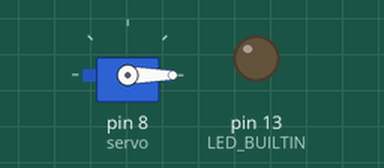
Bench run of a sketch on a simulated Arduino Uno, built with avr-gcc and run on an emulated ATmega328P. On the bench: servo, output pins drawn as LEDs (lit = HIGH).

Above: at 0.4 s.
At 10.3 s:
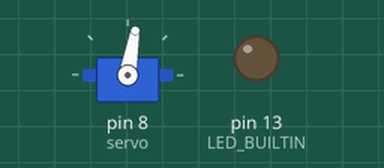
At 20.3 s:
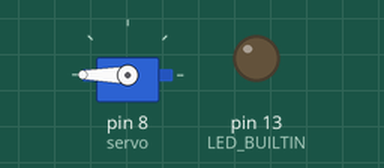
At 39.0 s:
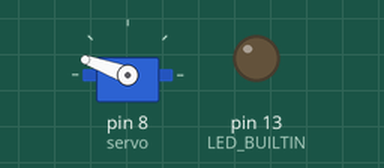
Timing chart, 0 to 40.0 s (numbered marks = the images above):
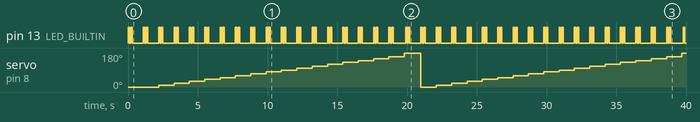

Measured:
- by itself, pin 13 (LED_BUILTIN): repeats every 1.1 s: LOW 0.10 s, HIGH 0.10 s, LOW 0.80 s, HIGH 0.10 s
- by itself, servo on pin 8 (servo): 0° → 10° at 2.2 s, → 20° 1.1 s later, → 30° 1.1 s later, → 40° 1.1 s later, … (35 changes in this stretch)

The sketch:

nomnom-yeeter.ino
```cpp
/**
 * NomNom Yeeter 5000
 * The pet food dispenser your cat dreams of.
 *
 * Microcontroller: Arduino UNO R3
 */

#include <Servo.h>

#define SERVO_ANGLE_MAX 180
#define SERVO_ANGLE_MIN 0


static Servo servo;
static int servo_angle = SERVO_ANGLE_MIN;

/**
 * @brief   Blink on board LED in a custom heartbeat pattern.
 * @param   none
 * @return: none
 */
static void blink() {
  digitalWrite(LED_BUILTIN, HIGH);
  delay(100);
  digitalWrite(LED_BUILTIN, LOW);
  delay(100);
  digitalWrite(LED_BUILTIN, HIGH);
  delay(100);
  digitalWrite(LED_BUILTIN, LOW);
  delay(800);
}

/**
 * @brief  Moves the servo angle from SERVO_ANGLE_MIN to
 *         SERVO_ANGLE_MAX in 10 degree increments. Angles
 *         greater than the max roll over to the min.
 * @param  None
 * @return none
 */
static void write_servo() {
  servo.write(servo_angle);
  servo_angle += 10;

  if (servo_angle >= SERVO_ANGLE_MAX) {
    servo.write(SERVO_ANGLE_MAX);
    /* Give time to move servo back to min angle */
    delay(100);
    servo_angle = SERVO_ANGLE_MIN;
  }
}

/**
 * Arduino supplied intialization function.
 */
static void setup() {
  /* Initialize on board LED */
  pinMode(LED_BUILTIN, OUTPUT);

  /* Attach to PWM pin */
  servo.attach(8);
  /* Center the servo */
  servo.write(0);
}

/**
 * Arduino supplied main program loop.
 */
static void loop() {
  blink();
  write_servo();
}
```
